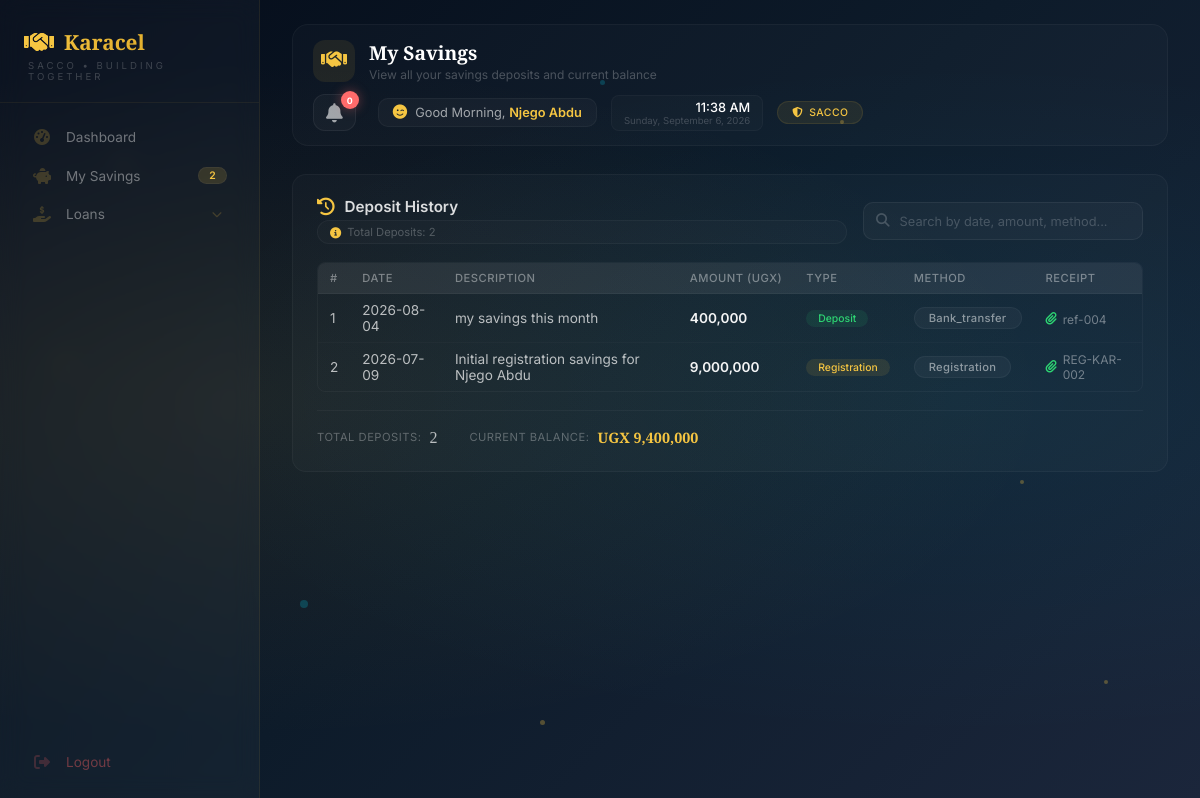
The page /member/savings (signed in) on the database as committed earlier.
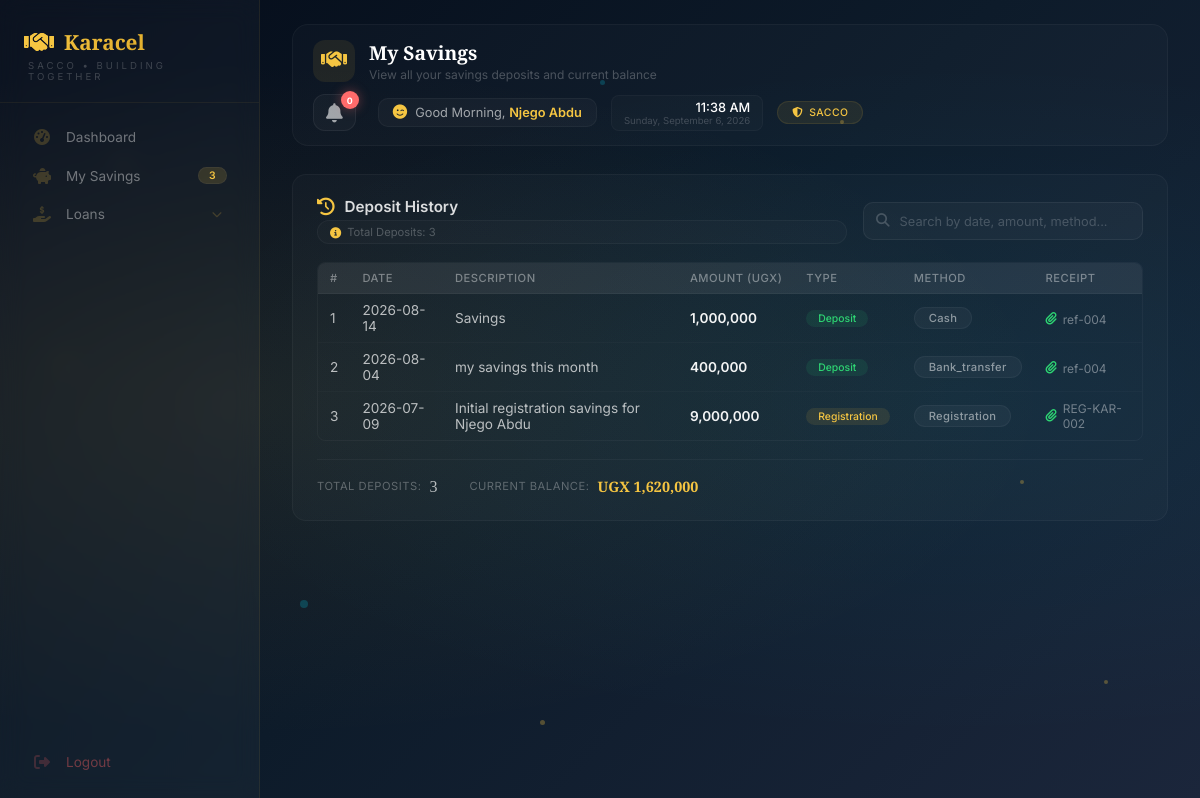
The same page on the database as committed later.
### tables this page shows
CREATE TABLE savings_deposits (
            id INTEGER PRIMARY KEY AUTOINCREMENT,
            user_id INTEGER NOT NULL,
            amount REAL NOT NULL,
            deposit_date TEXT NOT NULL,
            payment_method TEXT,
            receipt_number TEXT,
            notes TEXT,
            created_at TIMESTAMP DEFAULT CURRENT_TIMESTAMP, reference TEXT, savings_type TEXT DEFAULT "KAI", shares INTEGER DEFAULT 0,
            FOREIGN KEY (user_id) REFERENCES users(id)
        );

CREATE TABLE users (
        id INTEGER PRIMARY KEY AUTOINCREMENT,
        full_name TEXT NOT NULL,
        gender TEXT,
        dob TEXT,
        sacco_number TEXT UNIQUE NOT NULL,
        email TEXT,
        phone TEXT,
        address TEXT,
        password TEXT NOT NULL,
        role TEXT DEFAULT 'member',
        status TEXT DEFAULT 'active',
        savings_balance REAL DEFAULT 0,
        next_of_kin_name TEXT,
        relationship TEXT,
        next_of_kin_phone TEXT,
        registration_date TIMESTAMP DEFAULT CURRENT_TIMESTAMP
    , kai_shares INTEGER DEFAULT 0, ks_shares INTEGER DEFAULT 0, kac_paid INTEGER DEFAULT 0, kac_paid_date TEXT, registration_fee_paid INTEGER DEFAULT 0, registration_fee_paid_date TEXT);

### app.py (the view)
@app.route("/member/savings")
def member_savings():
    if "user_id" not in session:
        return redirect("/login")
    user_id = session["user_id"]
    db = get_db()
    try:
        member = db.execute("SELECT * FROM users WHERE id = ?", (user_id,)).fetchone()
        if not member:
            db.close()
            flash('Member not found', 'danger')
            return redirect(url_for('member_dashboard'))
        savings_deposits = db.execute("""
            SELECT * FROM savings_deposits
            WHERE user_id = ?
            ORDER BY deposit_date DESC, created_at DESC
        """, (user_id,)).fetchall()
        savings_balance = float(member['savings_balance'] or 0)
        total_savings = savings_balance
        db.close()
        return render_template(
            "member/member-savings.html",
            savings_deposits=savings_deposits,
            savings_balance=savings_balance,
            total_savings=total_savings,
            member=member
        )
    except Exception as e:
        db.close()
        flash(f'Error loading savings: {str(e)}', 'danger')
        return redirect(url_for('member_dashboard'))

### app.py (called while the page is built)
def get_db():
    conn = sqlite3.connect("sacco.db")
    conn.row_factory = sqlite3.Row
    return conn

@app.context_processor
def inject_globals():
    from datetime import datetime
    completed_loans = 0
    try:
        if 'user_id' in session:
            role = session.get('role', '')
            if role in ['treasurer', 'admin', 'chairperson']:
                db = get_db()
                completed_loans = db.execute("SELECT COUNT(*) FROM loans WHERE status = 'completed'").fetchone()[0]
                db.close()
    except Exception as e:
        print(f"Error getting completed_loans: {e}")
    return {
        'now': datetime.now(),
        'completed_loans': completed_loans
    }

### templates/member/member-savings.html (shortened to what the changed rows need)
{% extends "member/member-base.html" %}
{% block page_title %}My Savings{% endblock %}
{% block content %}
{% set savings_deposits = savings_deposits|default([]) %}
{% set savings_balance = savings_balance|default(0) %}
{% set total_savings = total_savings|default(0) %}
    <div class="deposits-table">
        <div class="table-header">
            <div class="table-title-section">
                <div class="table-subtitle">
                    <span class="info-badge">
                        <i class="fas fa-info-circle"></i>
                        Total Deposits: {{ savings_deposits|length if savings_deposits else 0 }}
                    </span>
                </div>
            </div>
        </div>
        <div class="table-wrapper">
            <table class="styled-table" id="savingsTable">
                <thead>
                    <tr>
                        <th>#</th>
                        <th>Date</th>
                        <th>Description</th>
                        <th>Amount (UGX)</th>
                        <th>Type</th>
                        <th>Method</th>
                        <th>Receipt</th>
                    </tr>
                </thead>
                <tbody id="tableBody">
                    {% if savings_deposits and savings_deposits|length > 0 %}
                        {% for deposit in savings_deposits %}
                            <tr>
                                <td>{{ loop.index }}</td>
                                <td>{{ deposit.deposit_date }}</td>
                                <td>{{ deposit.notes or 'Savings Deposit' }}</td>
                                <td><strong>{{ "{:,.0f}".format(deposit.amount) }}</strong></td>
                                <td>
                                    {% if deposit.payment_method == 'registration' %}
                                        <span class="type-badge initial-badge">Registration</span>
                                    {% else %}
                                        <span class="type-badge deposit-badge">Deposit</span>
                                    {% endif %}
                                </td>
                                <td>
                                    <span class="badge">{{ deposit.payment_method|capitalize if deposit.payment_method else 'Cash' }}</span>
                                </td>
                                <td>
                                    {% if deposit.receipt_number %}
                                        <span class="receipt-link" title="Receipt uploaded">
                                            <i class="fas fa-paperclip" style="color: #2ed573;"></i>
                                            {{ deposit.receipt_number }}
                                        </span>
                                    {% else %}
                                        <span style="color: rgba(255,255,255,0.2);">—</span>
                                    {% endif %}
                                </td>
                            </tr>
                        {% endfor %}
                    {% endif %}
                </tbody>
            </table>
        </div>
        <div class="table-footer">
            <div class="footer-stats">
                <div class="footer-stat">
                    <span class="stat-label">Total Deposits:</span>
                    <span class="stat-value">{{ savings_deposits|length if savings_deposits else 0 }}</span>
                </div>
                <div class="footer-stat">
                    <span class="stat-label">Current Balance:</span>
                    <span class="stat-value highlight">UGX {{ "{:,.0f}".format(savings_balance) if savings_balance else '0' }}</span>
                </div>
            </div>
        </div>
    </div>
</div>
{% endblock %}

### templates/member/member-base.html (shortened to what this page needs)
<!DOCTYPE html>
<html lang="en">
<head>
    <link rel="stylesheet" href="https://cdnjs.cloudflare.com/ajax/libs/font-awesome/6.4.0/css/all.min.css">
    <link rel="stylesheet" href="{{ url_for('static', filename='member_dashboard.css') }}">
</head>
<body>
<div class="particles">
    <div class="particle"></div>
    <div class="particle"></div>
    <div class="particle"></div>
    <div class="particle"></div>
    <div class="particle"></div>
    <div class="particle"></div>
    <div class="particle"></div>
    <div class="particle"></div>
</div>
<div class="dashboard-wrapper">
    <aside class="sidebar">
        <div class="sidebar-logo">
            <h2><i class="fas fa-handshake"></i> <span>Karacel</span></h2>
            <p>SACCO • Building Together</p>
        </div>
        <div class="sidebar-nav">
            <a href="#" onclick="navigateTo('dashboard', event)" class="nav-item {% if active_page == 'dashboard' %}active{% endif %}">
                <i class="fas fa-tachometer-alt"></i>
                <span>Dashboard</span>
            </a>
            <a href="#" onclick="navigateTo('savings', event)" class="nav-item {% if active_page == 'savings' %}active{% endif %}">
                <i class="fas fa-piggy-bank"></i>
                <span>My Savings</span>
                <span class="badge">{{ savings_deposits|length if savings_deposits else 0 }}</span>
            </a>
            <div class="nav-dropdown">
                <a href="#" class="nav-item nav-dropdown-toggle" onclick="toggleDropdown(event)">
                    <i class="fas fa-hand-holding-usd"></i>
                    <span>Loans</span>
                    <i class="fas fa-chevron-down"></i>
                </a>
            </div>
            <a href="{{ url_for('logout') }}" class="nav-item logout">
                <i class="fas fa-sign-out-alt"></i>
                <span>Logout</span>
            </a>
        </div>
    </aside>
    <div class="dashboard-container">
        <div class="modern-app-bar">
            <div class="app-bar-left">
                <div class="app-bar-icon">
                    <i class="fas fa-handshake"></i>
                </div>
                <div class="app-bar-title">
                    <h2 id="pageTitle">{% block page_title %}Dashboard{% endblock %}</h2>
                    <p id="pageSubtitle">{% block page_subtitle %}Your SACCO overview{% endblock %}</p>
                </div>
            </div>
            <div class="app-bar-right">
                <div class="notification-bell-wrapper" onclick="toggleNotificationDropdown(event)">
                    <i class="fas fa-bell bell-icon"></i>
                    <span class="bell-badge {% if unread_count == 0 %}zero{% endif %}" id="notificationBadge">
                        {{ unread_count if unread_count is defined else 0 }}
                    </span>
                </div>
                <div class="greeting-widget">
                    <i class="fas fa-smile-wink"></i>
                    <span class="greeting-text">
                        Good <span id="greetingTime">Evening</span>,
                        <span id="greetingName" class="greeting-name">{{ member.full_name | safe if member else 'Member' }}</span>
                    </span>
                </div>
                <div class="date-widget">
                    <div class="time" id="currentTime">--:-- --</div>
                    <div class="date" id="currentDate">Loading...</div>
                </div>
                <div class="sacco-badge">
                    <i class="fas fa-shield-alt"></i> SACCO
                </div>
            </div>
        </div>
        {% block content %}
        {% endblock %}
    </div>
</body>
</html>

Rows that differ between the two databases and show on the page:
changed users "Njego Abdu": savings_balance "9,400,000" → "1,620,000"
added savings_deposits: deposit_date "2026-08-14", notes "Savings", amount "1,000,000", shows "Deposit", payment_method "Cash", receipt_number "ref-004"
Other text that changed with them:
{{ savings_deposits|length if savings_deposits else 0 }}: "2" → "3"
